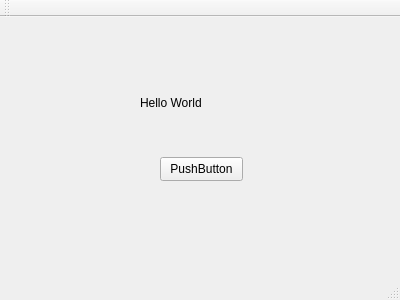
<?xml version="1.0" encoding="UTF-8"?>
<ui version="4.0">
 <class>MainWindow</class>
 <widget class="QMainWindow" name="MainWindow">
  <property name="geometry">
   <rect>
    <x>0</x>
    <y>0</y>
    <width>400</width>
    <height>300</height>
   </rect>
  </property>
  <property name="windowTitle">
   <string>MainWindow</string>
  </property>
  <widget class="QWidget" name="centralWidget">
   <widget class="QLabel" name="label">
    <property name="geometry">
     <rect>
      <x>140</x>
      <y>70</y>
      <width>121</width>
      <height>31</height>
     </rect>
    </property>
    <property name="text">
     <string>Hello World</string>
    </property>
   </widget>
   <widget class="QPushButton" name="exitButton">
    <property name="geometry">
     <rect>
      <x>160</x>
      <y>140</y>
      <width>83</width>
      <height>24</height>
     </rect>
    </property>
    <property name="text">
     <string>PushButton</string>
    </property>
   </widget>
  </widget>
  <widget class="QToolBar" name="mainToolBar">
   <attribute name="toolBarArea">
    <enum>TopToolBarArea</enum>
   </attribute>
   <attribute name="toolBarBreak">
    <bool>false</bool>
   </attribute>
  </widget>
  <widget class="QStatusBar" name="statusBar"/>
 </widget>
 <layoutdefault spacing="6" margin="11"/>
 <resources/>
 <connections/>
</ui>
